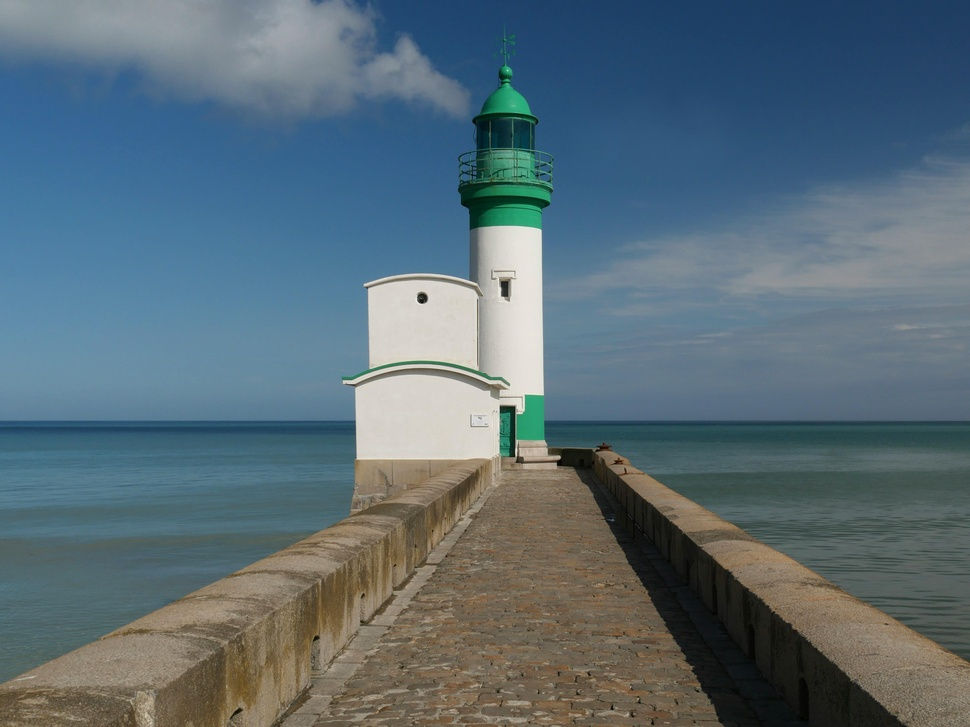
#> input picture Fourth/image5.jpg, 970 x 727 px, shrunk from 4459 x 3344 before the run
$ python point_detection.py   (older library calls are emulated)
#> lines starting #> are read from the running program, lines starting #| are printed output that depends on the picture; after the words box and inside, x2 and y2 are one past the last pixel; in counts of white or black regions, pixels touching at a corner belong together
# point_detection.py
import cv2
import numpy as np
import matplotlib.pyplot as plt

# Load grayscale image
img = cv2.imread('image5.jpg', cv2.IMREAD_GRAYSCALE)
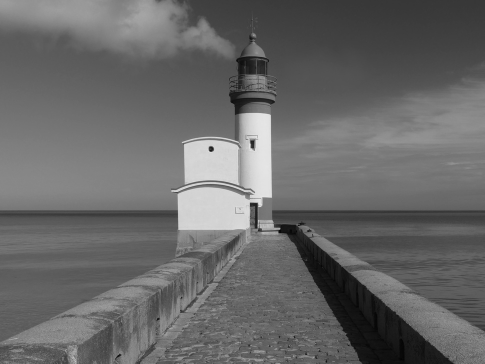
#> img: shape (727, 970) (shown at 1/2 size); min 1, max 245, mean 103.8
if img is None:
    print("Image not found.")
    exit()

# Apply Laplacian operator
laplacian = cv2.Laplacian(img, cv2.CV_64F, ksize=3)
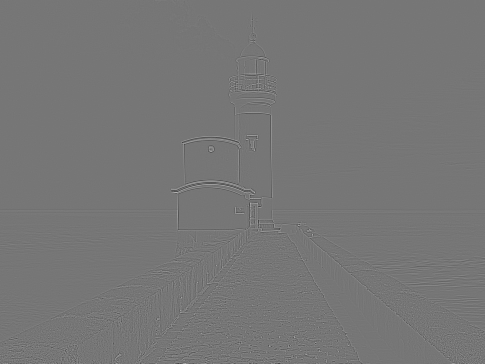
#> laplacian: shape (727, 970) float64 (shown at 1/2 size); min -754, max 868, mean 0; drawn with min black and max white
laplacian_abs = cv2.convertScaleAbs(laplacian)
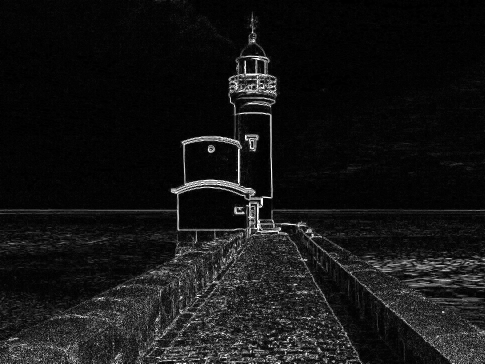
#> laplacian_abs: shape (727, 970) (shown at 1/2 size); min 0, max 255, mean 20.8

# Increase contrast of laplacian (manually stretch intensity)
laplacian_contrast = cv2.equalizeHist(laplacian_abs)
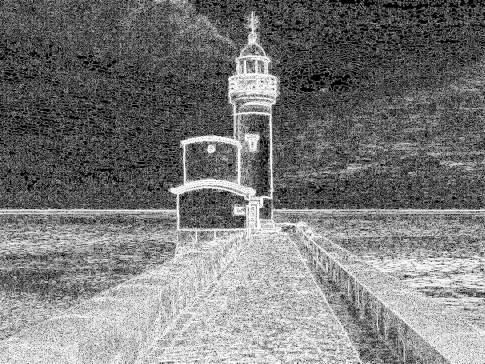
#> laplacian_contrast: shape (727, 970) (shown at 1/2 size); min 0, max 255, mean 121.4

# Threshold to detect stronger points only (tweak threshold for clarity)
_, point_mask = cv2.threshold(laplacian_contrast, 60, 255, cv2.THRESH_BINARY)
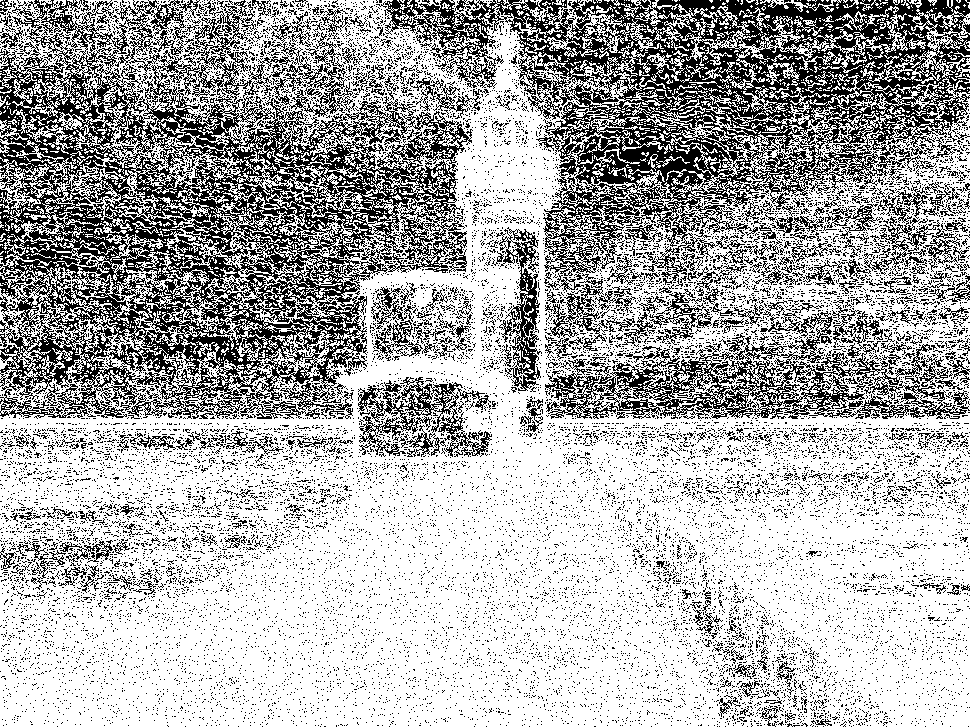
#> point_mask: shape (727, 970); 67.9% white; black in thin lines or dots

# Overlay detected points (in black) on the original image
overlay = img.copy()
overlay[point_mask == 255] = 0  # Make detected points dark/black
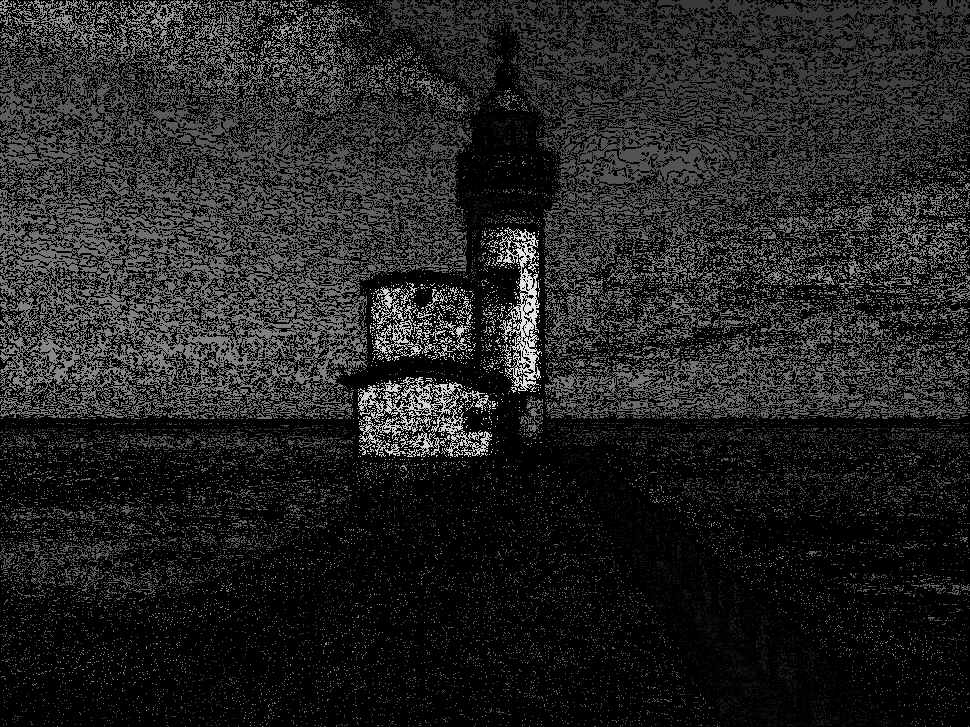
#> overlay: shape (727, 970); min 0, max 229, mean 33.4

# Display
plt.figure(figsize=(10, 4))
plt.subplot(1, 3, 1)
plt.title("Original")
plt.imshow(img, cmap='gray')
plt.axis('off')

plt.subplot(1, 3, 2)
plt.title("Laplacian Contrast")
plt.imshow(laplacian_contrast, cmap='gray')
plt.axis('off')

plt.subplot(1, 3, 3)
plt.title("Detected Points")
plt.imshow(overlay, cmap='gray')
plt.axis('off')

plt.tight_layout()
plt.show()

$ run again, with Fourth/image1.jpg copied over Fourth/image5.jpg
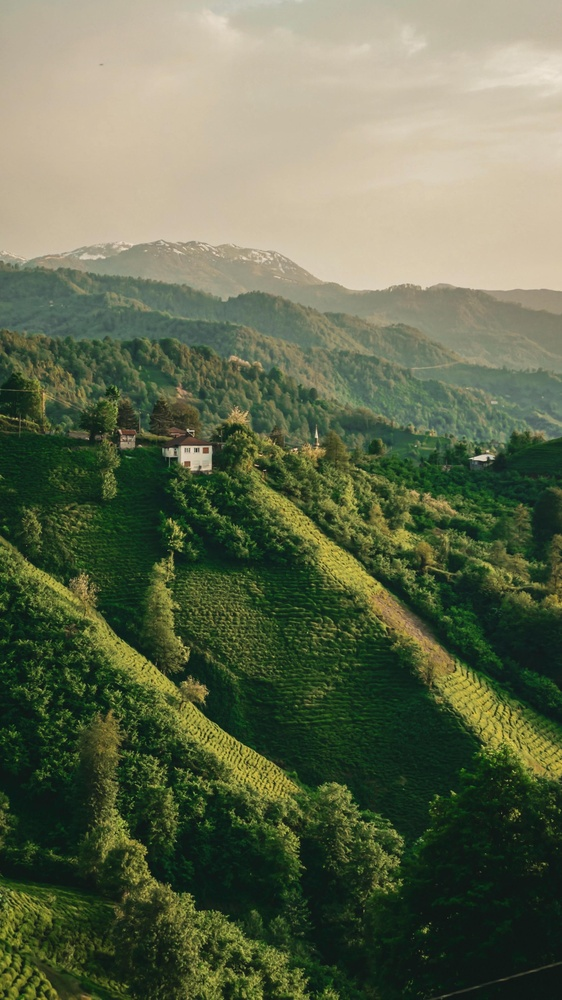
#> input picture Fourth/image1.jpg, 562 x 1000 px, shrunk from 2268 x 4032 before the run
#> `_, point_mask = cv2.threshold(laplacian_contrast, 60, 255, cv2.THRESH_..`:
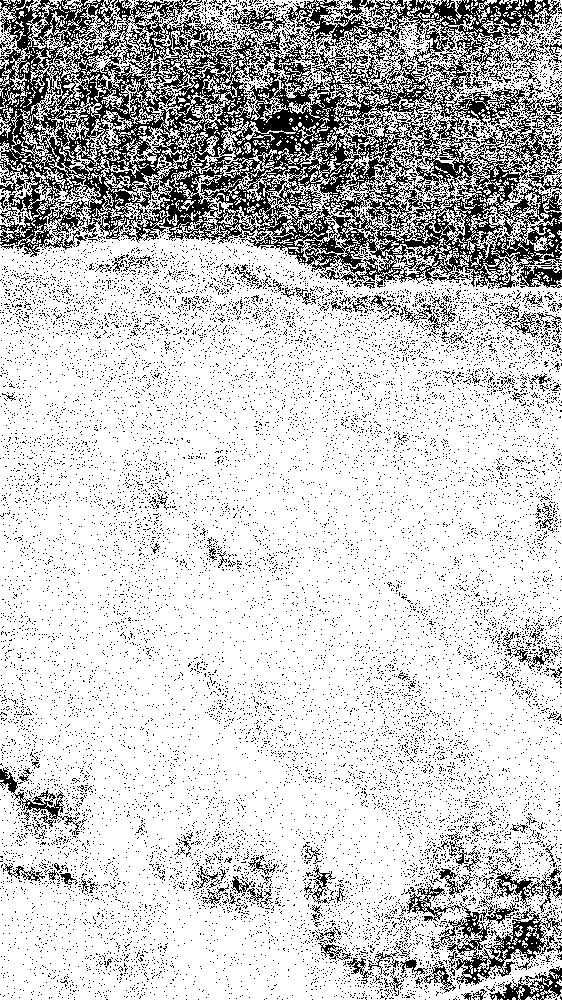
#> point_mask: shape (1000, 562); 79.1% white; black in thin lines or dots
#> `overlay[point_mask == 255] = 0`:
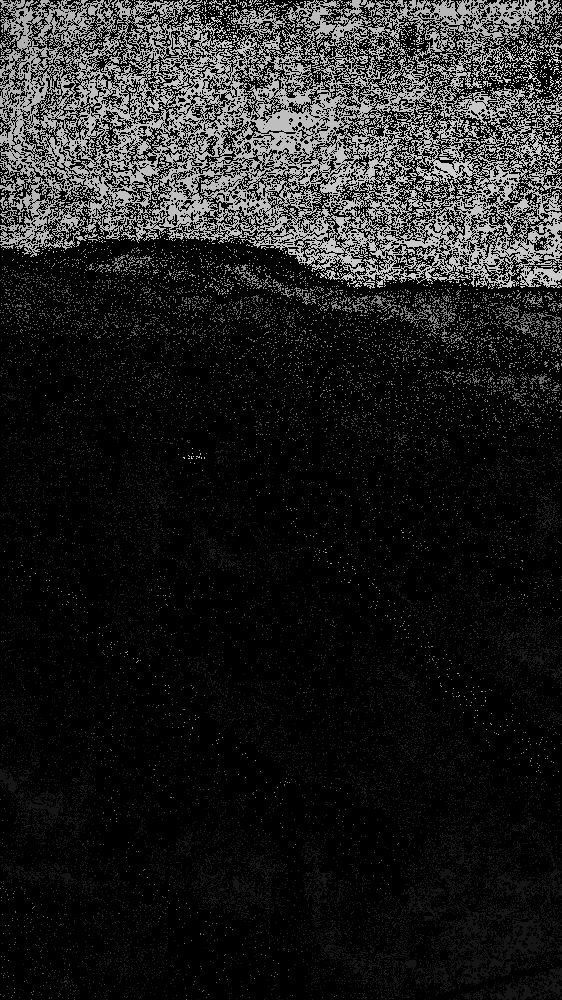
#> overlay: shape (1000, 562); min 0, max 228, mean 31.3

$ run again, with Fourth/image2.jpg copied over Fourth/image5.jpg
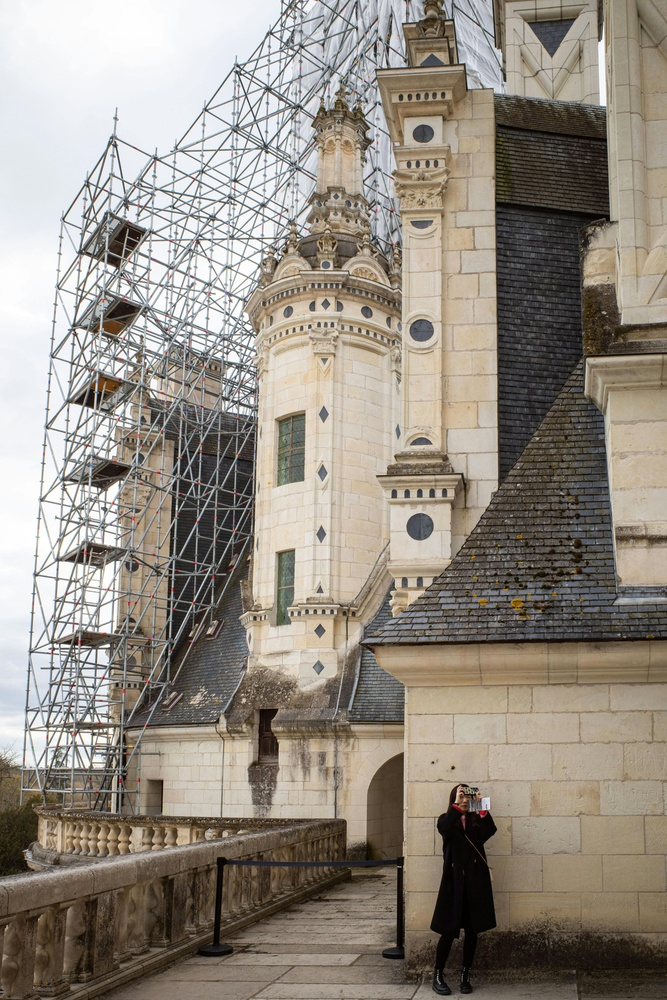
#> input picture Fourth/image2.jpg, 667 x 1000 px, shrunk from 4000 x 6000 before the run
#> `_, point_mask = cv2.threshold(laplacian_contrast, 60, 255, cv2.THRESH_..`:
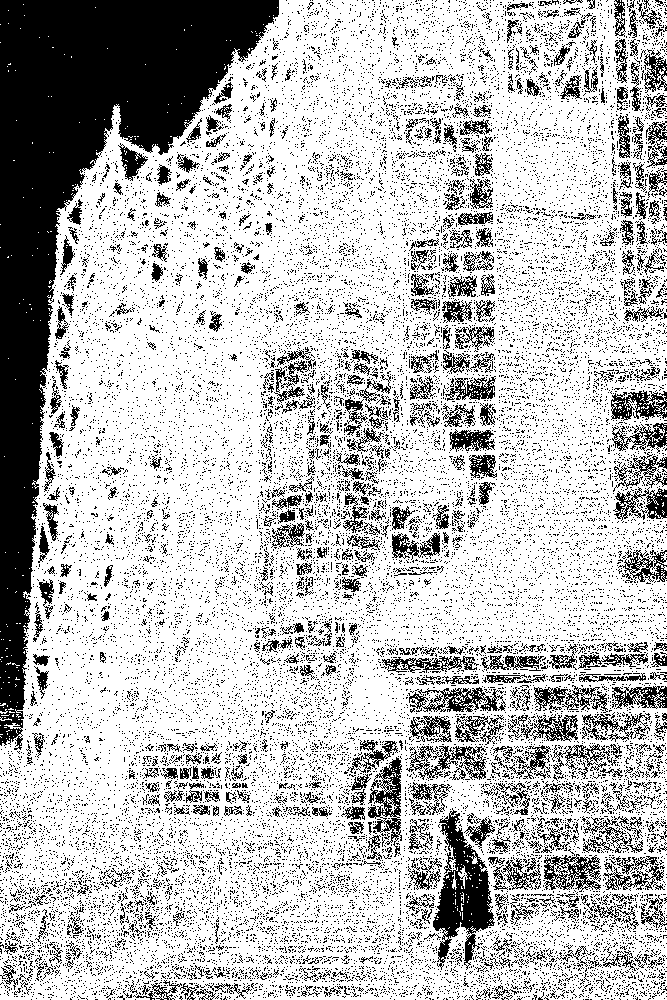
#> point_mask: shape (1000, 667); 74.1% white; 23429 black regions (22781 under 20 px), largest, box (x1, y1, x2, y2) and area: (0, 0, 279, 750) 58575, (433, 808, 495, 970) 4345, (368, 757, 402, 857) 1365
#> `overlay[point_mask == 255] = 0`:
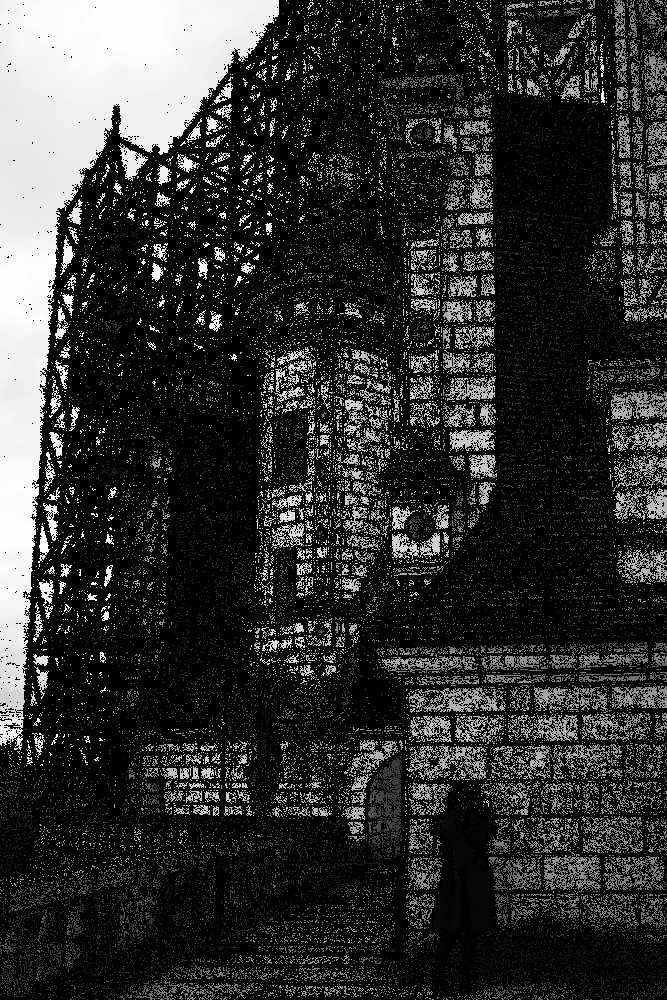
#> overlay: shape (1000, 667); min 0, max 255, mean 46.1
